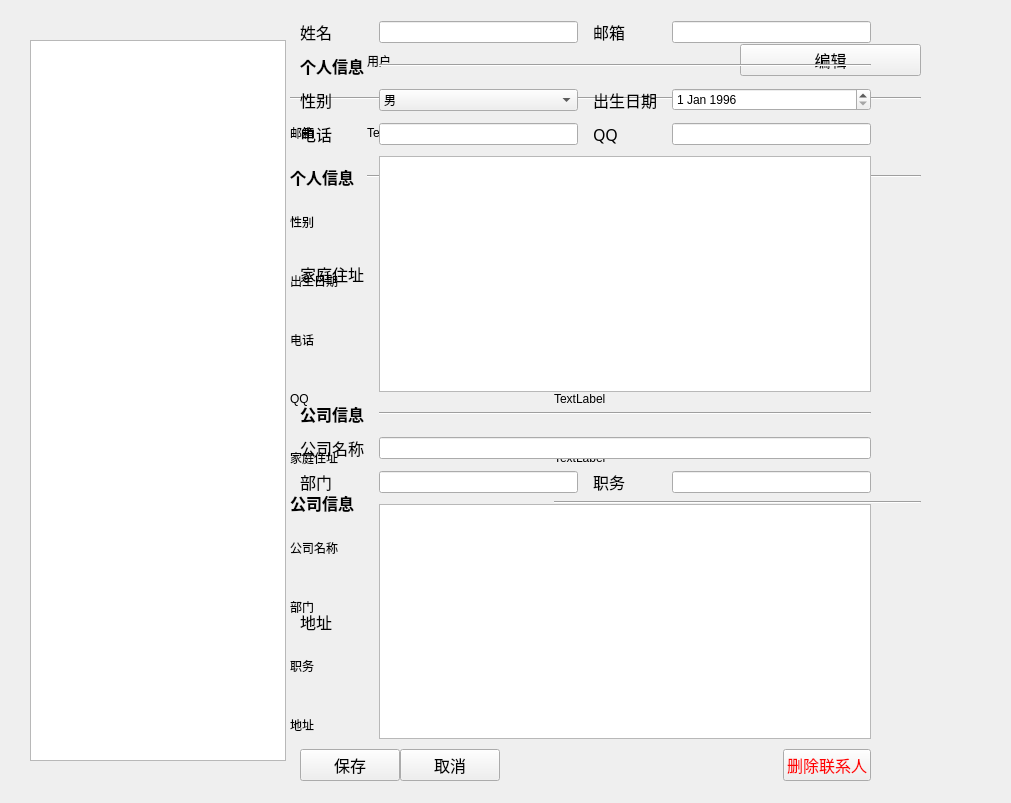
<?xml version="1.0" encoding="UTF-8"?>
<ui version="4.0">
 <class>Form</class>
 <widget class="QWidget" name="Form">
  <property name="geometry">
   <rect>
    <x>0</x>
    <y>0</y>
    <width>1011</width>
    <height>803</height>
   </rect>
  </property>
  <property name="focusPolicy">
   <enum>Qt::StrongFocus</enum>
  </property>
  <property name="contextMenuPolicy">
   <enum>Qt::ActionsContextMenu</enum>
  </property>
  <property name="windowTitle">
   <string>Form</string>
  </property>
  <widget class="QWidget" name="widget" native="true">
   <property name="geometry">
    <rect>
     <x>290</x>
     <y>30</y>
     <width>631</width>
     <height>721</height>
    </rect>
   </property>
   <layout class="QGridLayout" name="gridLayout_2">
    <item row="0" column="0">
     <widget class="QLabel" name="labelimage">
      <property name="minimumSize">
       <size>
        <width>71</width>
        <height>61</height>
       </size>
      </property>
      <property name="maximumSize">
       <size>
        <width>71</width>
        <height>61</height>
       </size>
      </property>
      <property name="text">
       <string/>
      </property>
      <property name="pixmap">
       <pixmap>person.png</pixmap>
      </property>
     </widget>
    </item>
    <item row="5" column="2">
     <widget class="QLabel" name="labelbrithtxt">
      <property name="text">
       <string>TextLabel</string>
      </property>
     </widget>
    </item>
    <item row="7" column="0">
     <widget class="QLabel" name="labelqq">
      <property name="text">
       <string>QQ</string>
      </property>
     </widget>
    </item>
    <item row="7" column="2">
     <widget class="QLabel" name="labelqqtxt">
      <property name="text">
       <string>TextLabel</string>
      </property>
     </widget>
    </item>
    <item row="2" column="0">
     <widget class="QLabel" name="labelmail">
      <property name="text">
       <string>邮箱</string>
      </property>
     </widget>
    </item>
    <item row="4" column="0">
     <widget class="QLabel" name="labelsex">
      <property name="text">
       <string>性别</string>
      </property>
     </widget>
    </item>
    <item row="3" column="0">
     <widget class="QLabel" name="labelPrivate2">
      <property name="font">
       <font>
        <family>黑体</family>
        <pointsize>12</pointsize>
        <weight>75</weight>
        <italic>false</italic>
        <bold>true</bold>
       </font>
      </property>
      <property name="text">
       <string>个人信息</string>
      </property>
     </widget>
    </item>
    <item row="6" column="2">
     <widget class="QLabel" name="labelphonetxt">
      <property name="text">
       <string>TextLabel</string>
      </property>
     </widget>
    </item>
    <item row="8" column="0">
     <widget class="QLabel" name="labelhomeadd">
      <property name="text">
       <string>家庭住址</string>
      </property>
     </widget>
    </item>
    <item row="8" column="2">
     <widget class="QLabel" name="labelhomeaddtxt">
      <property name="text">
       <string>TextLabel</string>
      </property>
     </widget>
    </item>
    <item row="9" column="0" colspan="2">
     <widget class="QLabel" name="labelCompany2">
      <property name="font">
       <font>
        <family>黑体</family>
        <pointsize>12</pointsize>
        <weight>75</weight>
        <bold>true</bold>
       </font>
      </property>
      <property name="text">
       <string>公司信息</string>
      </property>
     </widget>
    </item>
    <item row="0" column="1" colspan="2">
     <widget class="QLabel" name="labelname">
      <property name="text">
       <string>用户</string>
      </property>
     </widget>
    </item>
    <item row="1" column="0" colspan="4">
     <widget class="Line" name="line_3">
      <property name="orientation">
       <enum>Qt::Horizontal</enum>
      </property>
     </widget>
    </item>
    <item row="6" column="0">
     <widget class="QLabel" name="labelphone">
      <property name="text">
       <string>电话</string>
      </property>
     </widget>
    </item>
    <item row="0" column="3">
     <widget class="QPushButton" name="EditButton">
      <property name="font">
       <font>
        <family>黑体</family>
        <pointsize>12</pointsize>
       </font>
      </property>
      <property name="mouseTracking">
       <bool>false</bool>
      </property>
      <property name="layoutDirection">
       <enum>Qt::LeftToRight</enum>
      </property>
      <property name="autoFillBackground">
       <bool>true</bool>
      </property>
      <property name="text">
       <string>编辑</string>
      </property>
      <property name="autoRepeatDelay">
       <number>300</number>
      </property>
      <property name="autoDefault">
       <bool>false</bool>
      </property>
      <property name="default">
       <bool>false</bool>
      </property>
     </widget>
    </item>
    <item row="2" column="1" colspan="3">
     <widget class="QLabel" name="labelmailtxt">
      <property name="text">
       <string>TextLabel</string>
      </property>
     </widget>
    </item>
    <item row="4" column="2">
     <widget class="QLabel" name="labelsextxt">
      <property name="text">
       <string>TextLabel</string>
      </property>
     </widget>
    </item>
    <item row="5" column="0">
     <widget class="QLabel" name="labelbirth">
      <property name="text">
       <string>出生日期</string>
      </property>
     </widget>
    </item>
    <item row="3" column="1" colspan="3">
     <widget class="Line" name="line_4">
      <property name="orientation">
       <enum>Qt::Horizontal</enum>
      </property>
     </widget>
    </item>
    <item row="11" column="2">
     <widget class="QLabel" name="labelparttxt">
      <property name="text">
       <string>TextLabel</string>
      </property>
     </widget>
    </item>
    <item row="10" column="0">
     <widget class="QLabel" name="labelcom">
      <property name="text">
       <string>公司名称</string>
      </property>
     </widget>
    </item>
    <item row="9" column="2" colspan="2">
     <widget class="Line" name="line_5">
      <property name="orientation">
       <enum>Qt::Horizontal</enum>
      </property>
     </widget>
    </item>
    <item row="10" column="2">
     <widget class="QLabel" name="labelcomtxt">
      <property name="text">
       <string>TextLabel</string>
      </property>
     </widget>
    </item>
    <item row="11" column="0">
     <widget class="QLabel" name="labelpart">
      <property name="text">
       <string>部门</string>
      </property>
     </widget>
    </item>
    <item row="12" column="2">
     <widget class="QLabel" name="labelworktxt">
      <property name="text">
       <string>TextLabel</string>
      </property>
     </widget>
    </item>
    <item row="12" column="0">
     <widget class="QLabel" name="labelwork">
      <property name="text">
       <string>职务</string>
      </property>
     </widget>
    </item>
    <item row="13" column="2">
     <widget class="QLabel" name="label">
      <property name="text">
       <string>TextLabel</string>
      </property>
     </widget>
    </item>
    <item row="13" column="0">
     <widget class="QLabel" name="labelcomadd">
      <property name="text">
       <string>地址</string>
      </property>
     </widget>
    </item>
   </layout>
  </widget>
  <widget class="QListWidget" name="listWidget">
   <property name="geometry">
    <rect>
     <x>30</x>
     <y>40</y>
     <width>256</width>
     <height>721</height>
    </rect>
   </property>
  </widget>
  <widget class="QWidget" name="widget_2" native="true">
   <property name="enabled">
    <bool>true</bool>
   </property>
   <property name="geometry">
    <rect>
     <x>300</x>
     <y>20</y>
     <width>571</width>
     <height>761</height>
    </rect>
   </property>
   <property name="cursor">
    <cursorShape>ArrowCursor</cursorShape>
   </property>
   <property name="focusPolicy">
    <enum>Qt::NoFocus</enum>
   </property>
   <property name="acceptDrops">
    <bool>false</bool>
   </property>
   <property name="autoFillBackground">
    <bool>false</bool>
   </property>
   <layout class="QGridLayout" name="gridLayout">
    <property name="horizontalSpacing">
     <number>15</number>
    </property>
    <property name="verticalSpacing">
     <number>10</number>
    </property>
    <item row="0" column="0">
     <widget class="QLabel" name="label_14">
      <property name="font">
       <font>
        <family>黑体</family>
        <pointsize>12</pointsize>
       </font>
      </property>
      <property name="text">
       <string>姓名</string>
      </property>
     </widget>
    </item>
    <item row="0" column="1">
     <widget class="QLineEdit" name="lineEdit">
      <property name="text">
       <string/>
      </property>
     </widget>
    </item>
    <item row="0" column="2">
     <widget class="QLabel" name="label_3">
      <property name="font">
       <font>
        <family>黑体</family>
        <pointsize>12</pointsize>
       </font>
      </property>
      <property name="text">
       <string>邮箱</string>
      </property>
     </widget>
    </item>
    <item row="0" column="3">
     <widget class="QLineEdit" name="lineEdit_3"/>
    </item>
    <item row="1" column="0">
     <widget class="QLabel" name="labelPrivate">
      <property name="font">
       <font>
        <family>黑体</family>
        <pointsize>12</pointsize>
        <weight>75</weight>
        <italic>false</italic>
        <bold>true</bold>
       </font>
      </property>
      <property name="text">
       <string>个人信息</string>
      </property>
     </widget>
    </item>
    <item row="1" column="1" colspan="3">
     <widget class="Line" name="line">
      <property name="orientation">
       <enum>Qt::Horizontal</enum>
      </property>
     </widget>
    </item>
    <item row="2" column="0">
     <widget class="QLabel" name="label_2">
      <property name="font">
       <font>
        <family>黑体</family>
        <pointsize>12</pointsize>
       </font>
      </property>
      <property name="text">
       <string>性别</string>
      </property>
     </widget>
    </item>
    <item row="2" column="1">
     <widget class="QComboBox" name="comboBoxsex">
      <item>
       <property name="text">
        <string>男</string>
       </property>
      </item>
      <item>
       <property name="text">
        <string>女</string>
       </property>
      </item>
     </widget>
    </item>
    <item row="2" column="2">
     <widget class="QLabel" name="label_5">
      <property name="font">
       <font>
        <family>黑体</family>
        <pointsize>12</pointsize>
       </font>
      </property>
      <property name="text">
       <string>出生日期</string>
      </property>
     </widget>
    </item>
    <item row="2" column="3">
     <widget class="QDateEdit" name="dateEdit">
      <property name="dateTime">
       <datetime>
        <hour>0</hour>
        <minute>0</minute>
        <second>0</second>
        <year>1996</year>
        <month>1</month>
        <day>1</day>
       </datetime>
      </property>
     </widget>
    </item>
    <item row="3" column="0">
     <widget class="QLabel" name="label_6">
      <property name="font">
       <font>
        <family>黑体</family>
        <pointsize>12</pointsize>
       </font>
      </property>
      <property name="text">
       <string>电话</string>
      </property>
     </widget>
    </item>
    <item row="3" column="1">
     <widget class="QLineEdit" name="lineEdit_5"/>
    </item>
    <item row="3" column="2">
     <widget class="QLabel" name="label_7">
      <property name="font">
       <font>
        <family>黑体</family>
        <pointsize>12</pointsize>
       </font>
      </property>
      <property name="text">
       <string>QQ</string>
      </property>
     </widget>
    </item>
    <item row="3" column="3">
     <widget class="QLineEdit" name="lineEdit_6"/>
    </item>
    <item row="4" column="0">
     <widget class="QLabel" name="label_8">
      <property name="font">
       <font>
        <family>黑体</family>
        <pointsize>12</pointsize>
       </font>
      </property>
      <property name="text">
       <string>家庭住址</string>
      </property>
     </widget>
    </item>
    <item row="5" column="0">
     <widget class="QLabel" name="labelCompany">
      <property name="font">
       <font>
        <family>黑体</family>
        <pointsize>12</pointsize>
        <weight>75</weight>
        <bold>true</bold>
       </font>
      </property>
      <property name="text">
       <string>公司信息</string>
      </property>
     </widget>
    </item>
    <item row="5" column="1" colspan="3">
     <widget class="Line" name="line_2">
      <property name="orientation">
       <enum>Qt::Horizontal</enum>
      </property>
     </widget>
    </item>
    <item row="6" column="0">
     <widget class="QLabel" name="labelcom_2">
      <property name="font">
       <font>
        <family>黑体</family>
        <pointsize>12</pointsize>
       </font>
      </property>
      <property name="text">
       <string>公司名称</string>
      </property>
     </widget>
    </item>
    <item row="7" column="0">
     <widget class="QLabel" name="label_11">
      <property name="font">
       <font>
        <family>黑体</family>
        <pointsize>12</pointsize>
       </font>
      </property>
      <property name="text">
       <string>部门</string>
      </property>
     </widget>
    </item>
    <item row="7" column="1">
     <widget class="QLineEdit" name="lineEdit_8"/>
    </item>
    <item row="7" column="2">
     <widget class="QLabel" name="label_12">
      <property name="font">
       <font>
        <family>黑体</family>
        <pointsize>12</pointsize>
       </font>
      </property>
      <property name="text">
       <string>职务</string>
      </property>
     </widget>
    </item>
    <item row="7" column="3">
     <widget class="QLineEdit" name="lineEdit_9"/>
    </item>
    <item row="8" column="0">
     <widget class="QLabel" name="label_13">
      <property name="font">
       <font>
        <family>黑体</family>
        <pointsize>12</pointsize>
       </font>
      </property>
      <property name="text">
       <string>地址</string>
      </property>
     </widget>
    </item>
    <item row="9" column="0" colspan="4">
     <layout class="QHBoxLayout" name="horizontalLayout">
      <item>
       <widget class="QPushButton" name="pushButtonsave">
        <property name="minimumSize">
         <size>
          <width>100</width>
          <height>0</height>
         </size>
        </property>
        <property name="maximumSize">
         <size>
          <width>120</width>
          <height>16777215</height>
         </size>
        </property>
        <property name="font">
         <font>
          <family>黑体</family>
          <pointsize>12</pointsize>
         </font>
        </property>
        <property name="text">
         <string>保存</string>
        </property>
       </widget>
      </item>
      <item>
       <widget class="QPushButton" name="pushButtoncancel">
        <property name="minimumSize">
         <size>
          <width>100</width>
          <height>0</height>
         </size>
        </property>
        <property name="maximumSize">
         <size>
          <width>120</width>
          <height>16777215</height>
         </size>
        </property>
        <property name="font">
         <font>
          <family>黑体</family>
          <pointsize>12</pointsize>
         </font>
        </property>
        <property name="text">
         <string>取消</string>
        </property>
       </widget>
      </item>
      <item>
       <spacer name="horizontalSpacer">
        <property name="orientation">
         <enum>Qt::Horizontal</enum>
        </property>
        <property name="sizeHint" stdset="0">
         <size>
          <width>40</width>
          <height>20</height>
         </size>
        </property>
       </spacer>
      </item>
      <item>
       <widget class="QPushButton" name="pushButtondelete">
        <property name="font">
         <font>
          <family>黑体</family>
          <pointsize>12</pointsize>
         </font>
        </property>
        <property name="styleSheet">
         <string notr="true">color: rgb(255, 0, 0);</string>
        </property>
        <property name="text">
         <string>删除联系人</string>
        </property>
       </widget>
      </item>
     </layout>
    </item>
    <item row="8" column="1" colspan="3">
     <widget class="QTextEdit" name="textEdit_2"/>
    </item>
    <item row="4" column="1" colspan="3">
     <widget class="QTextEdit" name="textEdit"/>
    </item>
    <item row="6" column="1" colspan="3">
     <widget class="QLineEdit" name="lineEdit_7"/>
    </item>
   </layout>
  </widget>
 </widget>
 <resources/>
 <connections>
  <connection>
   <sender>EditButton</sender>
   <signal>clicked()</signal>
   <receiver>widget</receiver>
   <slot>hide()</slot>
   <hints>
    <hint type="sourcelabel">
     <x>742</x>
     <y>57</y>
    </hint>
    <hint type="destinationlabel">
     <x>450</x>
     <y>285</y>
    </hint>
   </hints>
  </connection>
  <connection>
   <sender>EditButton</sender>
   <signal>clicked()</signal>
   <receiver>widget_2</receiver>
   <slot>show()</slot>
   <hints>
    <hint type="sourcelabel">
     <x>825</x>
     <y>71</y>
    </hint>
    <hint type="destinationlabel">
     <x>585</x>
     <y>360</y>
    </hint>
   </hints>
  </connection>
  <connection>
   <sender>pushButtoncancel</sender>
   <signal>clicked()</signal>
   <receiver>widget</receiver>
   <slot>show()</slot>
   <hints>
    <hint type="sourcelabel">
     <x>468</x>
     <y>754</y>
    </hint>
    <hint type="destinationlabel">
     <x>605</x>
     <y>390</y>
    </hint>
   </hints>
  </connection>
  <connection>
   <sender>pushButtoncancel</sender>
   <signal>clicked()</signal>
   <receiver>widget_2</receiver>
   <slot>hide()</slot>
   <hints>
    <hint type="sourcelabel">
     <x>468</x>
     <y>754</y>
    </hint>
    <hint type="destinationlabel">
     <x>585</x>
     <y>400</y>
    </hint>
   </hints>
  </connection>
 </connections>
</ui>
